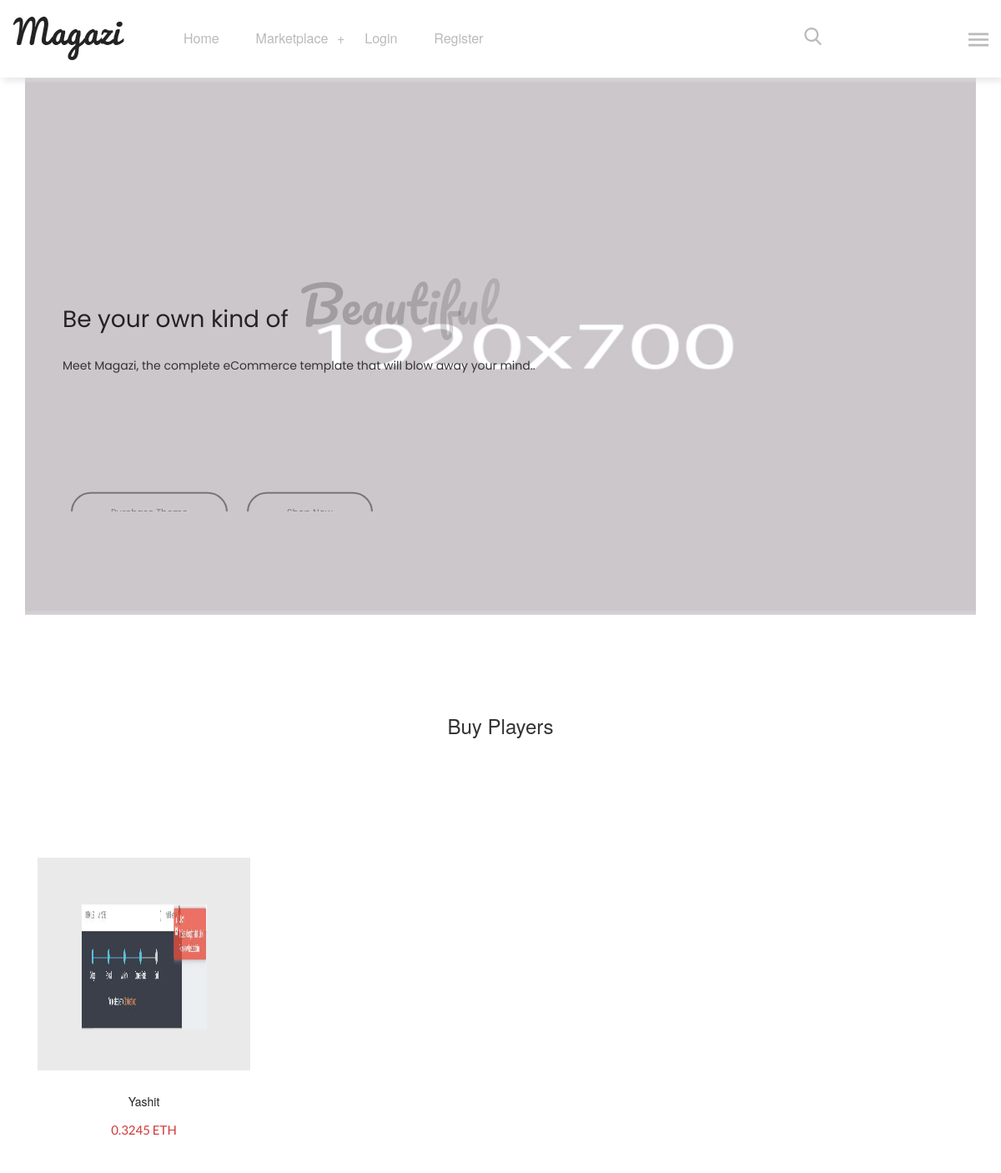
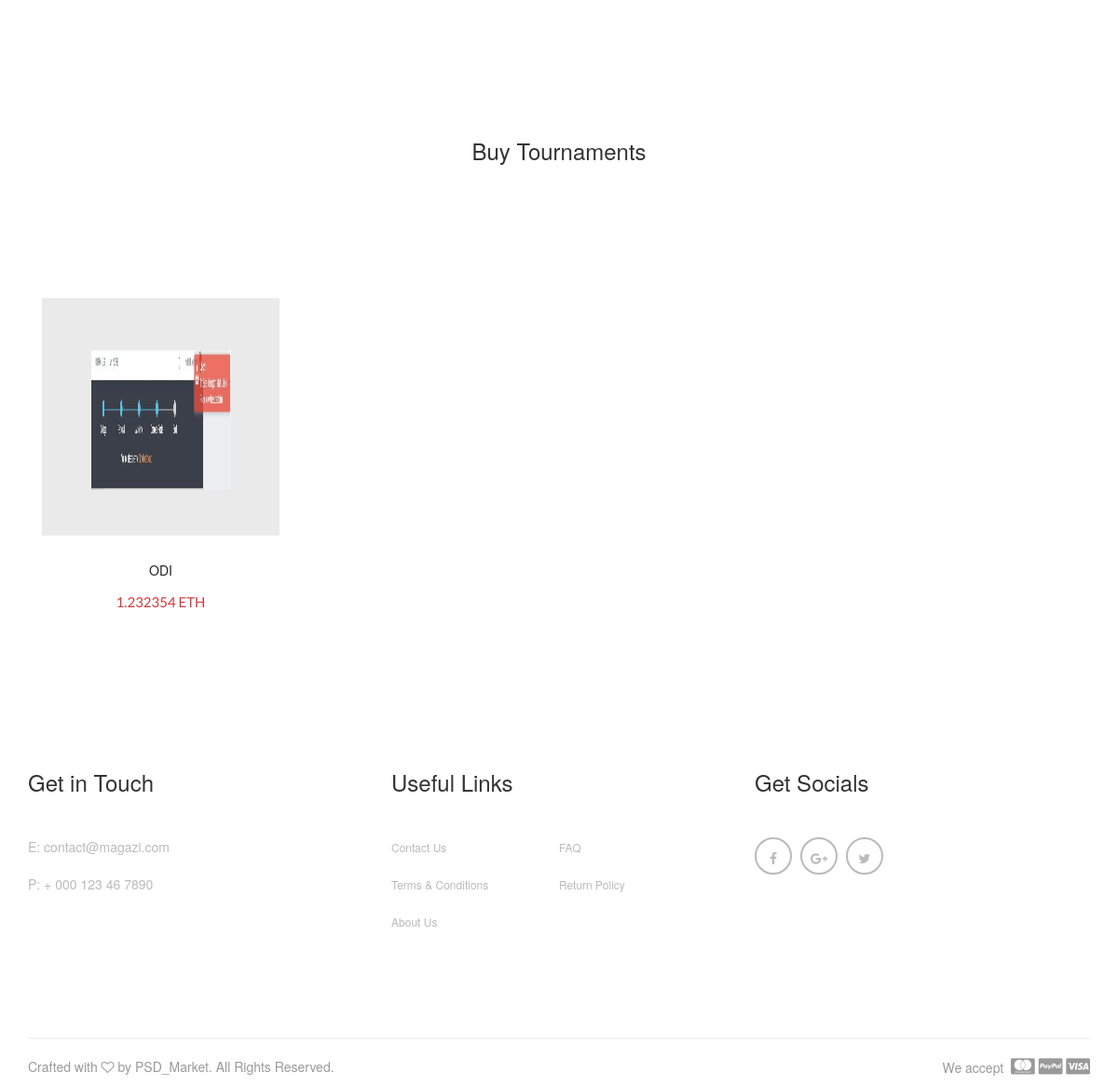
The page / on the database its author committed (2 pictures, top to bottom).
### website/models.py (models this page shows, shortened)
class Card(models.Model):
    name = models.CharField(max_length=100, null=False)
    description = models.TextField(max_length=3000)
    transactions = 0
    owner = models.ForeignKey(User, models.SET_NULL, blank=True, null=True)
    last_bid = models.FloatField(default=0)
    eth_id = models.IntegerField(null=True, blank=True, editable=False)
    image = models.ImageField(null=True, blank=True)
    icc_ranking = models.IntegerField(blank=True, null=True)
    country = models.CharField(max_length=100, null=True, blank=True)
    ipl_team = models.CharField(max_length=100, null=True, blank=True)
    CARD_TYPES = (
        ("Player", 'Player'),
        ("Owner", 'Owner'),
        ("Tournament", 'Tournament'),
        ("Board", 'Board'),
        ("Country", 'Country'),
        ("ICC", 'ICC'),
    )
    card_type = models.CharField(
        max_length=11,
        choices=CARD_TYPES,
        default="Player"
    )

### website/views.py (the view)
# urls.py: path('', views.home, name='home'),
def home(request):
    all_players = Card.objects.all().filter(card_type=text_s[0])
    all_owners = Card.objects.all().filter(card_type=text_s[1])
    all_tournaments = Card.objects.all().filter(card_type=text_s[2])
    all_boards = Card.objects.all().filter(card_type=text_s[3])
    all_countries = Card.objects.all().filter(card_type=text_s[4])
    all_iccs = Card.objects.all().filter(card_type=text_s[5])
    context = {
        "players": all_players,
        "owners": all_owners,
        "tournaments": all_tournaments,
        "boards": all_boards,
        "countries": all_countries,
        "iccs": all_iccs,
        "categories": text_p,
    }
    return render(request, 'website/index.html', context)

### website/context_processors.py (called while the page is built)
def marketplace_items_context(request):
    return {
        'marketplace_items': marketplace_item_list,
        'multiplier': multiplier,
    }

### website/templates/website/index.html (shortened to what this page needs)
{% extends 'website/base.html' %}
{% load staticfiles %}
{% block content %}
    <section class="main-slider">
        <div class="container">
            <div id="rev_slider_476_1_wrapper" class="rev_slider_wrapper fullscreen-container" data-alias="christmas-snow-scene" data-source="gallery" style="background-color:transparent;padding:0px;">
                <div id="rev_slider_476_1" class="rev_slider" style="display:none;" data-version="5.3.0.2">
                    <ul>
                        <li data-index="rs-1648" data-transition="fade" data-slotamount="default" data-hideafterloop="0" data-hideslideonmobile="off"  data-easein="default" data-easeout="default" data-masterspeed="1000"  data-thumb="images/slider_banner.jpg"  data-rotate="0"  data-saveperformance="off"  data-title="Slide" data-param1="" data-param2="" data-param3="" data-param4="" data-param5="" data-param6="" data-param7="" data-param8="" data-param9="" data-param10="" data-description="">
                            <div class="tp-caption tp-resizeme"
                                id="slide-1648-layer-1"
                                data-x="left" data-hoffset="50"
                                data-y="center" data-voffset="-35"
                                data-width="['auto']"
                                data-height="['auto']"
                                data-type="text"
                                data-responsive_offset="on"
                                data-transform_in="x:[0];y:0px;z:0;rX:0;rY:0;rZ:0;sX:1;sY:1;skX:0;skY:0;opacity:0.01;s:2000;e:Power3.easeOut;"
                                data-transform_out="s:1000;e:Power3.easeInOut;s:1000;e:Power3.easeInOut;"
                                data-mask_in="x:[0];y:0;s:inherit;e:inherit;"
                                data-paddingtop="[0,0,0,0]"
                                data-paddingright="[0,0,0,0]"
                                data-paddingbottom="[0,0,0,0]"
                                data-paddingleft="[0,0,0,0]"
                                data-start="200"
                                data-splitin="chars"
                                data-splitout="none"
                                data-elementdelay="0.04"
                                style="color: #232323;font-size: 30px;font-weight: 400;
                                font-family: 'Poppins';">Be your own kind of
                            </div>
                            <div class="tp-caption tp-resizeme"
                                id="slide-1648-layer-2"
                                data-x="left" data-hoffset="360"
                                data-y="center" data-voffset="-50"
                                data-width="['auto']"
                                data-height="['auto']"
                                data-type="text"
                                data-responsive_offset="on"
                                data-transform_in="x:[0];y:0px;z:0;rX:0;rY:0;rZ:0;sX:1;sY:1;skX:0;skY:0;opacity:0.01;s:8000;e:Power3.easeOut;"
                                data-transform_out="s:8000;e:Power3.easeInOut;s:8000;e:Power3.easeInOut;"
                                data-mask_in="x:[0];y:0;s:inherit;e:inherit;"
                                data-paddingtop="[0,0,0,0]"
                                data-paddingright="[20,20,20,20]"
                                data-paddingbottom="[10,10,10,10]"
                                data-paddingleft="[0,0,0,0]"
                                data-start="1300"
                                data-splitin="chars"
                                data-splitout="none"
                                data-elementdelay="0.06"
                                style="font-family: 'Pacifico'; font-size: 64px;">Beautiful
                            </div>
                            <div class="tp-caption hd1  tp-resizeme"
                                id="slide-1648-layer-3"
                                data-x="left" data-hoffset="50"
                                data-y="center" data-voffset="30"
                                data-width="['auto']"
                                data-height="['auto']"
                                data-type="text"
                                data-responsive_offset="on"
                                data-transform_in="y:[-100%];z:0;rX:0deg;rY:0;rZ:0;sX:1;sY:1;skX:0;skY:0;s:1500;e:Power3.easeInOut;"
                                 data-transform_out="s:1000;e:Power3.easeInOut;s:1000;e:Power3.easeInOut;"
                                 data-mask_in="x:0px;y:0px;s:inherit;e:inherit;"
                                data-paddingtop="[0,0,0,0]"
                                data-paddingright="[0,0,0,0]"
                                data-paddingbottom="[0,0,0,0]"
                                data-paddingleft="[0,0,0,0]"
                                data-start="1400"
                                data-splitin=""
                                data-splitout="none"
                                data-elementdelay="0.02"
                                style="font-family: 'Poppins'; font-weight: 400;font-size: 15px;">Meet Magazi, the complete eCommerce template that will blow away your mind..
                            </div>
                            <a href="#" title="" class="tp-caption mg-link tp-resizeme"
                                id="slide-1-layer-4"
                                data-x="left" data-hoffset="60"
                                data-y="center" data-voffset="160"
                                data-width="['auto','auto','auto','auto']"
                                data-height="['auto','auto','auto','auto']"
                                data-transform_idle="o:1;"
                                data-transform_in="y:[100%];z:0;rX:0deg;rY:0;rZ:0;sX:1;sY:1;skX:0;skY:0;opacity:0;s:2000;e:Power3.easeInOut;"
                                data-transform_out="s:1000;e:Power3.easeInOut;s:1000;e:Power3.easeInOut;"
                                data-mask_in="x:0px;y:[100%];s:inherit;e:inherit;"
                                data-paddingtop="[15,15,15,15]"
                                data-paddingright="[50,50,50,50]"
                                data-paddingbottom="[15,15,15,15]"
                                data-paddingleft="[50,50,50,50]"
                                data-start="1500"
                                data-splitin="none"
                                data-splitout="none"
                                data-responsive_offset="on"
                                data-elementdelay="0.05"
                                style="font-size: 12px;font-family: 'Poppins'; font-weight: 400;border: 2px solid #232323;text-transform: capitalize;border-radius: 30px;">Purchase Theme
                            </a>
                            <a href="#" title="" class="tp-caption mg-link tp-resizeme"
                                id="slide-1-layer-5"
                                data-x="left" data-hoffset="290"
                                data-y="center" data-voffset="160"
                                data-width="['auto','auto','auto','auto']"
                                data-height="['auto','auto','auto','auto']"
                                data-transform_idle="o:1;"
                                data-transform_in="y:[100%];z:0;rX:0deg;rY:0;rZ:0;sX:1;sY:1;skX:0;skY:0;opacity:0;s:2000;e:Power3.easeInOut;"
                                data-transform_out="s:1000;e:Power3.easeInOut;s:1000;e:Power3.easeInOut;"
                                data-mask_in="x:0px;y:[100%];s:inherit;e:inherit;"
                                data-paddingtop="[15,15,15,15]"
                                data-paddingright="[50,50,50,50]"
                                data-paddingbottom="[15,15,15,15]"
                                data-paddingleft="[50,50,50,50]"
                                data-start="1500"
                                data-splitin="none"
                                data-splitout="none"
                                data-responsive_offset="on"
                                data-elementdelay="0.05"
                                style="font-size: 12px;font-family: 'Poppins'; font-weight: 400;border: 2px solid #232323;text-transform: capitalize;border-radius: 30px;">Shop Now
                            </a>
                        </li>
                    </ul>
                </div>
            </div>
        </div>
    </section>
    <main>
        {% if players %}
            <div class="magazi-section-title text-center margin-top-100 margin-bottom-100">
                <div class="container">
                    <div class="row">
                        <div class="col-xs-12">
                            <h3>Buy Players</h3>
                        </div>
                    </div>
                </div>
            </div>
            <div class="section-slick-slider padding-bottom-50">
                <div class="container">
                    <div class="magazi-carousel">
                        {% for item in players %}
                            <div class="col-md-3 col-sm-6 col-xs-12 magazi-product text-center">
                                <div class="magazi-product-inner">
                                    {% if item.image %}
                                        <div class="magazi-product-thumb">
                                            <img width="150" height="150" src="{{ item.image.url }}" alt="product-3" />
                                            <a href="#" class="magazi-overlay"></a>
                                        </div>
                                    {% endif %}
                                    <div class="magazi-product-detail">
                                        <h1>
                                            <a href="#">{{ item.name }}</a>
                                        </h1>
                                        <p>
                                            <span>{{ item.last_bid }}&nbsp;ETH</span>
                                        </p>
                                    </div>
                                </div>
                            </div>
                        {% endfor %}
                    </div>
                </div>
            </div>
        {% endif %}
        {% if tournaments %}
            <div class="magazi-section-title text-center margin-top-100 margin-bottom-100">
                <div class="container">
                    <div class="row">
                        <div class="col-xs-12">
                            <h3>Buy Tournaments</h3>
                        </div>
                    </div>
                </div>
            </div>
            <div class="section-slick-slider padding-bottom-50">
                <div class="container">
                    <div class="magazi-carousel">
                        {% for item in tournaments %}
                            <div class="col-md-3 col-sm-6 col-xs-12 magazi-product text-center">
                                <div class="magazi-product-inner">
                                    {% if item.image %}
                                        <div class="magazi-product-thumb">
                                            <img width="150" height="150" src="{{ item.image.url }}" alt="product-3" />
                                            <a href="#" class="magazi-overlay"></a>
                                        </div>
                                    {% endif %}
                                    <div class="magazi-product-detail">
                                        <h1>
                                            <a href="#">{{ item.name }}</a>
                                        </h1>
                                        <p>
                                            <span>{{ item.last_bid }}&nbsp;ETH</span>
                                        </p>
                                    </div>
                                </div>
                            </div>
                        {% endfor %}
                    </div>
                </div>
            </div>
        {% endif %}
    </main>
{% endblock %}

### website/static/website/revolution/css/settings.css (style rules this page uses)
.rev_slider_wrapper { position:relative; z-index: 0; }
.rev_slider { position:relative; overflow:visible; }
.rev_slider >ul, .rev_slider_wrapper >ul, .tp-revslider-mainul >li, .rev_slider >ul >li, .rev_slider >ul >li:before, .tp-revslider-mainul >li:before, .tp-simpleresponsive >ul, .tp-simpleresponsive >ul >li, .tp-simpleresponsive >ul >li:before, .tp-revslider-mainul >li, .tp-simpleresponsive >ul >li { list-style:none !important; position:absolute; margin:0px !important; padding:0px !important; overflow-x: visible; overflow-y: visible; list-style-type: none !important; background-image:none; background-position:0px 0px; text-indent: 0em; top:0px;left:0px; }
.tp-revslider-mainul >li, .rev_slider >ul >li, .rev_slider >ul >li:before, .tp-revslider-mainul >li:before, .tp-simpleresponsive >ul >li, .tp-simpleresponsive >ul >li:before, .tp-revslider-mainul >li, .tp-simpleresponsive >ul >li { visibility:hidden; }
.tp-revslider-slidesli, .tp-revslider-mainul { padding:0 !important; margin:0 !important; list-style:none !important; }
.rev_slider li.tp-revslider-slidesli { position: absolute !important; }
.rev_slider .tp-caption, .rev_slider .caption { position:relative; visibility:hidden; white-space: nowrap; display: block; }
.rev_slider .tp-mask-wrap .tp-caption, .rev_slider .tp-mask-wrap *:last-child, .wpb_text_column .rev_slider .tp-mask-wrap .tp-caption, .wpb_text_column .rev_slider .tp-mask-wrap *:last-child { margin-bottom:0; }
.tp-caption { z-index:1 }
.tp-caption { -moz-user-select: none; -khtml-user-select: none; -webkit-user-select: none; -o-user-select: none; position:absolute; -webkit-font-smoothing: antialiased !important; }
.rev_slider_wrapper { width:100%; }
.fullscreen-container { position:relative; padding:0; }

### rows shown on the page
Card: image (picture), name "Yashit", last_bid "0.3245"
Card: image (picture), name "ODI", last_bid "1.232354"
